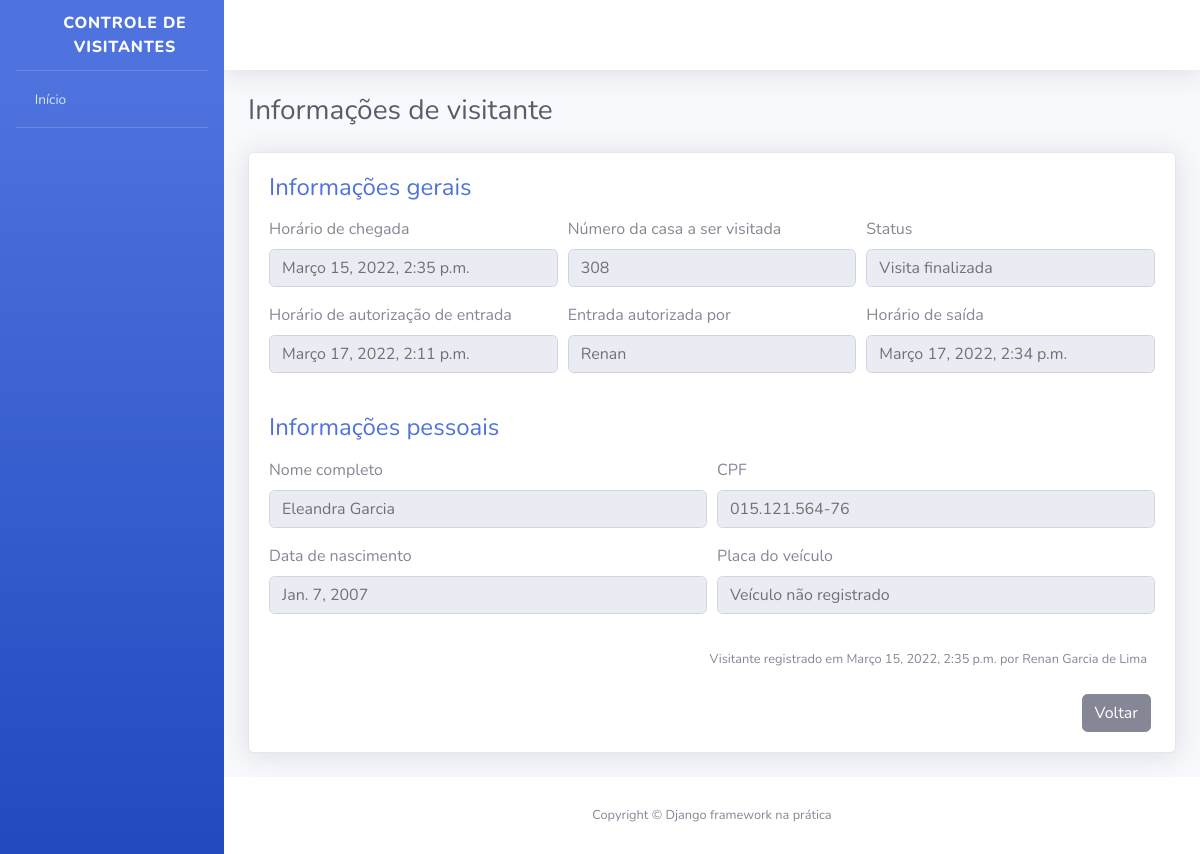
/visitantes/2/ (signed in), run on the app's committed database.
### apps/visitantes/models.py (models this page shows, shortened)
class Visitante(models.Model):
    STATUS_VISITANTE = [
        ("AGUARDANDO", "Aguardando autorização"),
        ("EM_VISITA", "Em visita"),
        ("FINALIZADO", "Visita finalizada")
    ]
    status = models.CharField(
        verbose_name="Status",
        max_length=11,
        choices=STATUS_VISITANTE,
        default="AGUARDANDO"
    )
    nome_completo = models.CharField(
        verbose_name="Nome completo",
        max_length=194
    )
    cpf = models.CharField(
        verbose_name="CPF",
        max_length=11
    )
    data_nascimento = models.DateField(
        verbose_name="Data de nascimento",
        auto_now=False,
        auto_now_add=False
    )
    numero_casa = models.PositiveSmallIntegerField(
        verbose_name="Número da casa a ser visitada",
    )
    placa_veiculo = models.CharField(
        verbose_name="Placa do veículo",
        max_length=7,
        blank=True,
        null=True
    )
    horario_chegada = models.DateTimeField(
        verbose_name="Horário de chagada na portaria",
        auto_now_add=True
    )
    horario_saida = models.DateTimeField(
        verbose_name="Horário de saída do condomínio",
        auto_now_add=False,
        blank=True,
        null=True
    )
    horario_autorizacao = models.DateTimeField(
        verbose_name="Horário de autorização de entrada",
        auto_now_add=False,
        blank=True,
        null=True
    )
    morador_responsavel = models.CharField(
        verbose_name="Nome do morador responsável por autorizar a entrada do visitante",
        max_length=194,
        blank=True
    )
    registrado_por = models.ForeignKey(
        "porteiros.Porteiro",
        verbose_name="Porteiro responsável pelo registro",
        on_delete=models.PROTECT
    )
    def get_horario_saida(self):
        if self.horario_saida:
            return self.horario_saida
        return "Horário de saída não registrado"
    def get_horario_autorizacao(self):
        if self.horario_autorizacao:
            return self.horario_autorizacao
        return "Visitante aguardando autorização"
    def get_morador_responsavel(self):
        if self.morador_responsavel:
            return self.morador_responsavel
        return "Visitante aguardando autorização"
    def get_placa_veiculo(self):
        if self.placa_veiculo:
            return self.placa_veiculo
        return "Veículo não registrado"
    def get_cpf(self):
        if self.cpf:
            cpf = str(self.cpf)
            cpf_parte_1 = cpf[0:3]
            cpf_parte_2 = cpf[3:6]
            cpf_parte_3 = cpf[6:9]
            cpf_parte_4 = cpf[9:]
            cpf_formatado = f"{cpf_parte_1}.{cpf_parte_2}.{cpf_parte_3}-{cpf_parte_4}"
        return cpf_formatado
    class Meta:
        verbose_name = "Visitante"
        verbose_name_plural = "Visitantes"
        db_table = "visitante"

### apps/porteiros/models.py (models this page shows)
class Porteiro(models.Model):
    usuario = models.OneToOneField(
        "usuarios.Usuario",
        verbose_name="Usuário",
        on_delete=models.PROTECT
    )
    nome_completo = models.CharField(
        verbose_name="Nome completo",
        max_length=194,
    )
    cpf = models.CharField(
        verbose_name="CPF",
        max_length=11,
    )
    telefone = models.CharField(
        verbose_name="Telefone de contato",
        max_length=11,
    )
    data_nascimento = models.DateField(
        verbose_name="Data de nascimento",
        auto_now=False,
        auto_now_add=False,
    )
    class Meta:
        verbose_name = "Porteiro"
        verbose_name_plural = "Porteiros"
        db_table = "porteiro"
    def __str__(self):
        return self.nome_completo

### apps/visitantes/views.py (the view, shortened to what this page needs)
@login_required
def informacoes_visitantes(request, id):
   visitante = get_object_or_404(
      Visitante,
      id=id
   )
   form = AutorizaVisitanteForm()
   context = {
      "nome_pagina": "Informações de visitante",
      "visitante": visitante,
      "form": form,
   }
   return render(request, "informacoes_visitante.html", context)

### apps/visitantes/forms.py
class AutorizaVisitanteForm(forms.ModelForm):
    morador_responsavel = forms.CharField(
        required=True
    )
    class Meta:
        model= Visitante
        fields = [
            "morador_responsavel"
        ]
        error_messages = {
            "morador_responsavel": {
                "required": "Por favor, informe o nome do morador responsável por autorizar a entrada do visitante"
            }
        }

### templates/informacoes_visitante.html (shortened to what this page needs)
{% extends "base.html" %}
{% load widget_tweaks %}
{% block conteudo %}
<div class="container">
    <div class="d-sm-flex align-items-center justify-content-between mb-4">
        <h1 class="h3 mb-0 text-gray-800">{{ nome_pagina }}</h1>
    </div>
    <div class="card shadow mb-4">
        <div class="card-body">
            <h4 class="mb-3 text-primary">
                Informações gerais
            </h4>
            <form>
                <div class="form-row">
                    <div class="form-group col-md-4">
                        <label>Horário de chegada</label>
                        <input type="text" class="form-control" value="{{ visitante.horario_chegada }}" disabled>
                    </div>
                    <div class="form-group col-md-4">
                        <label>Número da casa a ser visitada</label>
                        <input type="text" class="form-control" value="{{ visitante.numero_casa }}" disabled>
                    </div>
                    <div class="form-group col-md-4">
                        <label>Status</label>
                        <input type="text" class="form-control" value="{{ visitante.get_status_display }}" disabled>
                    </div>
                </div>
                <div class="form-row">
                    <div class="form-group col-md-4">
                        <label>Horário de autorização de entrada</label>
                        <input type="text" class="form-control" value="{{ visitante.get_horario_autorizacao }}" disabled>
                    </div>
                    <div class="form-group col-md-4">
                        <label>Entrada autorizada por</label>
                        <input type="text" class="form-control" value="{{ visitante.get_morador_responsavel }}" disabled>
                    </div>
                    <div class="form-group col-md-4">
                        <label>Horário de saída</label>
                        <input type="text" class="form-control" value="{{ visitante.get_horario_saida }}" disabled>
                    </div>
                </div>
            </form>
            <h4 class="mb-3 mt-4 text-primary">
                Informações pessoais
            </h4>
            <form>
                <div class="form-row">
                    <div class="form-group col-md-6">
                        <label>Nome completo</label>
                        <input type="text" class="form-control" value="{{ visitante.nome_completo }}" disabled>
                    </div>
                    <div class="form-group col-md-6">
                        <label>CPF</label>
                        <input type="text" class="form-control" value="{{ visitante.get_cpf }}" disabled>
                    </div>
                </div>
                <div class="form-row">
                    <div class="form-group col-md-6">
                        <label>Data de nascimento</label>
                        <input type="text" class="form-control" value="{{ visitante.data_nascimento }}" disabled>
                    </div>
                    <div class="form-group col-md-6">
                        <label>Placa do veículo</label>
                        <input type="text" class="form-control" value="{{ visitante.get_placa_veiculo }}" disabled>
                    </div>
                </div>
            </form>
            <p class="mr-2 mt-3 mb-4 text-right">
                <small>
                    Visitante registrado em {{ visitante.horario_chegada }} por {{ visitante.registrado_por }}
                </small>
            </p>
            <div class="mr-1 text-right">
                <a href="{% url 'index' %}" class="btn btn-secondary text-white" type="button">
                    <span class="text">Voltar</span>
                </a>
            </div>
        </div>
    </div>
</div>
{% endblock %}

### data on the page
Visitante: horario_chegada "Março 15, 2022, 2:35 p.m.", numero_casa "308", status "Visita finalizada", get_horario_autorizacao "Março 17, 2022, 2:11 p.m.", get_morador_responsavel "Renan", get_horario_saida "Março 17, 2022, 2:34 p.m.", nome_completo "Eleandra Garcia", get_cpf "015.121.564-76", data_nascimento "Jan. 7, 2007", get_placa_veiculo "Veículo não registrado", registrado_por "Renan Garcia de Lima"

### other printed values
{{ nome_pagina }} "Informações de visitante"
